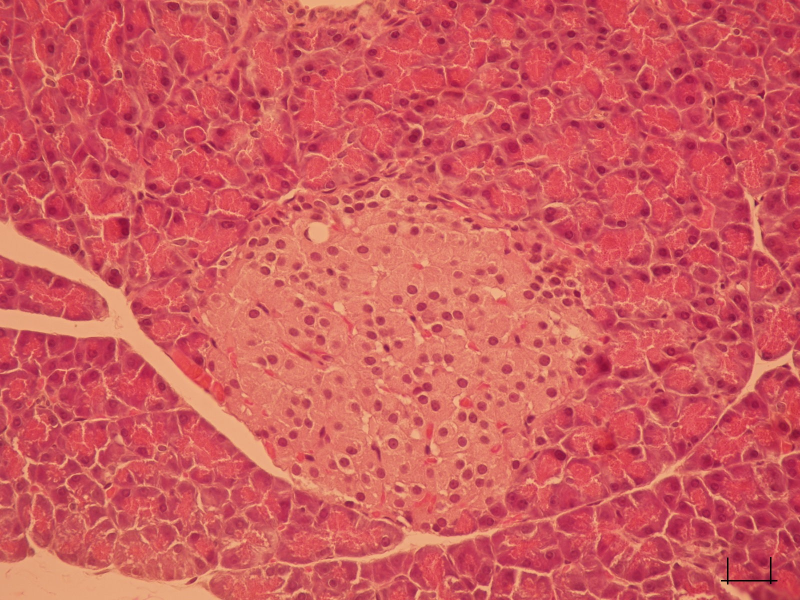
#> input picture 1.JPG, 1600 x 1200 px, given in place of 16.jpg, which was not available (shown at 1/2 size)
$ python -i utils.py   (imports and definitions only)   (older library calls are emulated)
#> lines starting #> are read from the running program, lines starting #| are printed output that depends on the picture; after the words box and inside, x2 and y2 are one past the last pixel; in counts of white or black regions, pixels touching at a corner belong together; pictures that were not available may be replaced by others from this repository, and a replacement may not be noted
import cv2
import numpy as np
import imutils
import graph
from skimage import data, segmentation, color
from skimage.future import graph
from matplotlib import pyplot as plt
import tkfilebrowser


class Segment:
    def __init__(self, segments=2):
        self.segments = segments

    def kmeans(self, image):
        image = cv2.GaussianBlur(image, (7, 7), 0)
        vectorized = image.reshape(-1, 3)
        vectorized = np.float32(vectorized)
        criteria = (cv2.TERM_CRITERIA_EPS + cv2.TERM_CRITERIA_MAX_ITER, 10, 5.0)
        ret, label, center = cv2.kmeans(vectorized, self.segments, None, criteria, 10, cv2.KMEANS_RANDOM_CENTERS)
        res = center[label.flatten()]
        segmented_image = res.reshape((image.shape))
        return label.reshape((image.shape[0], image.shape[1])), segmented_image.astype(np.uint8)

    # [46 lines left out: functions extractComponent, processaImagem, segundoProcesso, not called in this run]

    def adjust_gamma(self, image, gamma):
        # build a lookup table mapping the pixel values [0, 255] to
        # their adjusted gamma values
        invGamma = 1.0 / gamma
        table = np.array([((i / 255.0) ** invGamma) * 255
                          for i in np.arange(0, 256)]).astype("uint8")

        # apply gamma correction using the lookup table
        return cv2.LUT(image, table)
#(4 * M_PI * metrics.area) / (metrics.perimeter * metrics.perimeter)
    def circularidade(self, contorno, cont):
        perimeter = cv2.arcLength(contorno, True)
        area = cv2.contourArea(contorno)
        if perimeter == 0:
            return False
        circularity = 4 * np.pi * area / (perimeter * perimeter)
        print('Circularidade: ', circularity)
        if 0.8 < circularity < 1.2:
            return True
        else:
            return False

#if __name__ == "__main__":
    def processa2(self, caminho):
#> called with caminho = '1.JPG'
        img = cv2.imread('hulls/16.jpg')
#> img is the input picture: shape (1200, 1600, 3); mean B, G, R 94.2, 90.7, 208.7
        seg = Segment(6)
        img = cv2.pyrMeanShiftFiltering(img, 15, 20)
        img = seg.adjust_gamma(img, 1.2)
        img = imutils.resize(img, height=500)
#> img: shape (500, 666, 3)
        height, width = img.shape[:2]
#> height = 500; width = 666

        hsv = cv2.cvtColor(img, cv2.COLOR_BGR2HSV)
#> hsv: shape (500, 666, 3); mean H, S, V 114.4, 137.5, 215.5
        h,s,v = cv2.split(hsv)
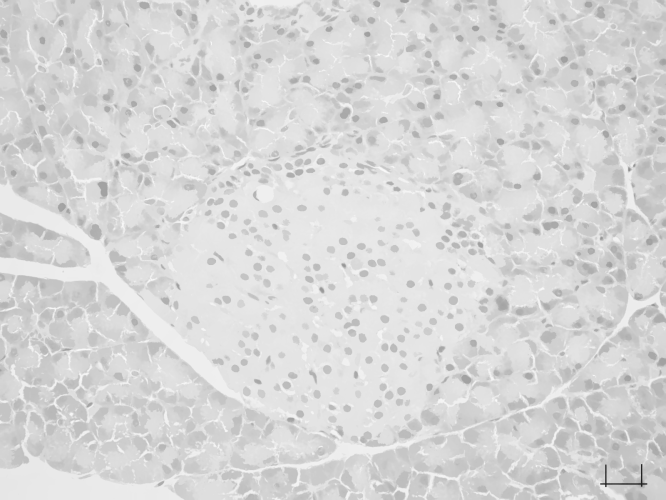
#> v: shape (500, 666); min 30, max 250, mean 215.5
        rgb = cv2.cvtColor(img, cv2.COLOR_BGR2RGB)
        r,g,b = cv2.split(rgb)
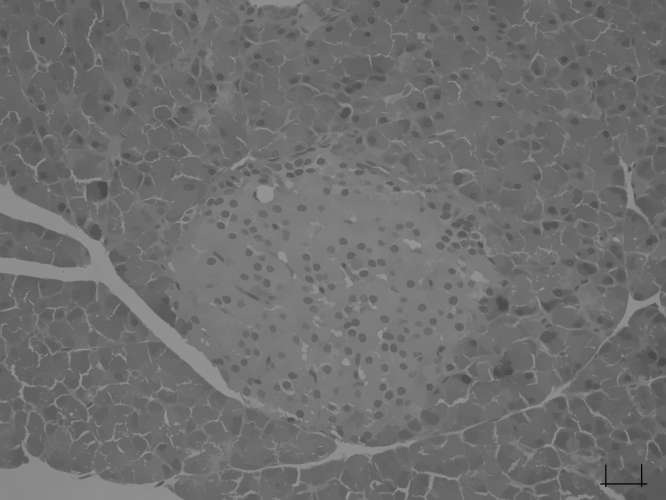
#> b: shape (500, 666); min 2, max 148, mean 110.2
        ret, thresh1 = cv2.threshold(cv2.equalizeHist(g), 240, 255, cv2.THRESH_BINARY)
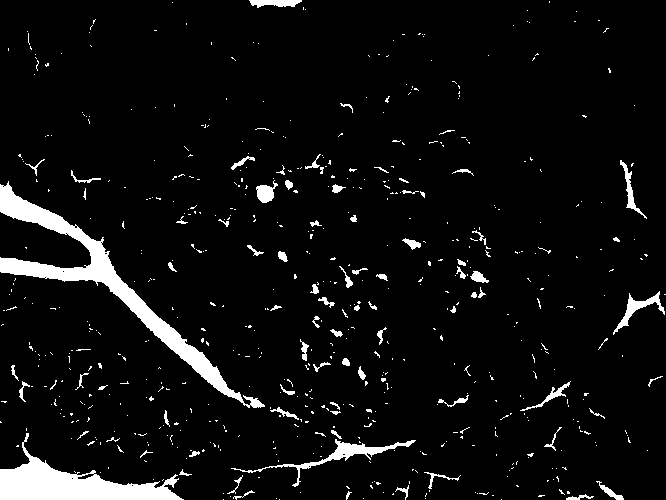
#> thresh1: shape (500, 666); 5.8% white; 619 white regions (539 under 20 px), largest, box (x1, y1, x2, y2) and area: (0, 181, 265, 408) 6534, (0, 433, 184, 500) 4505, (231, 439, 416, 487) 998
        copy_output = np.zeros((height, width, 3), np.uint8)
        np.copyto(copy_output, img, where=thresh1[:, :, np.newaxis].astype(bool))
        sub = img - copy_output


        imagem = []
        label, imagem = seg.kmeans(sub)
#> in kmeans, `image = cv2.GaussianBlur(image, (7, 7), 0)`:
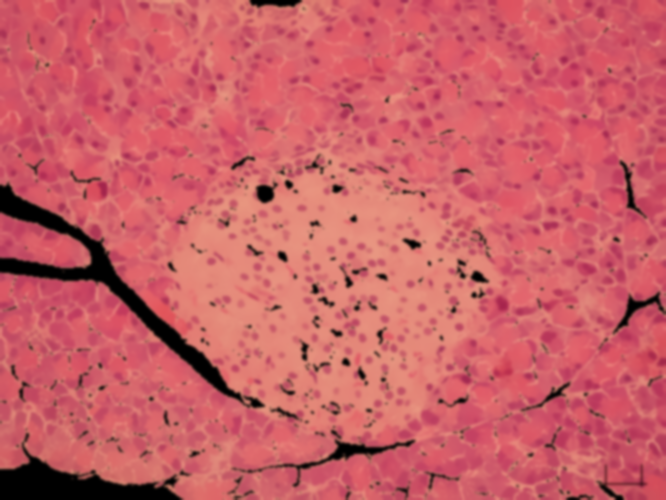
#> image: shape (500, 666, 3); mean of channels 0, 1, 2 102.1, 95.4, 201.9; drawn as B, G, R
#> in kmeans, `ret, label, center = cv2.kmeans(vectorized, self.segments, None, crite..`: ret = 54076003.5; center = [[107.4, 99.43, 215.6], [86.01, 72.6, 169.3], [119.8, 131, 225.6], [99.78, 80.58, 200.7], [53.25, 54.88, 101.2], [4.49, 4.82, 8.43]]
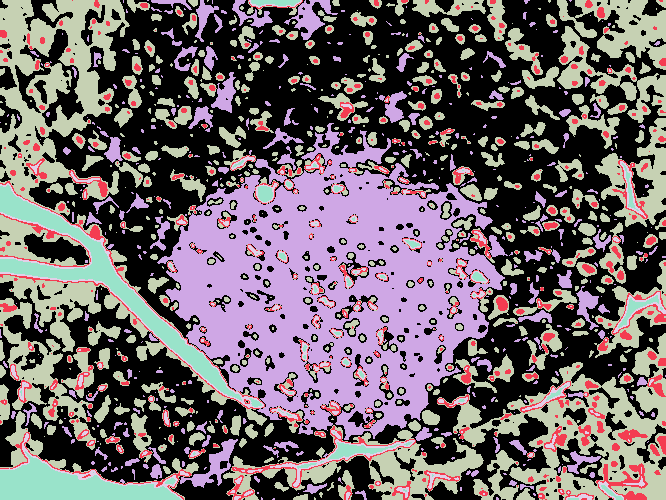
#> label: shape (500, 666) int32; 6 distinct labels, from 0 to 5; one colour per label, 0 black


        invert2 = cv2.cvtColor(imagem, cv2.COLOR_BGR2GRAY, 1)
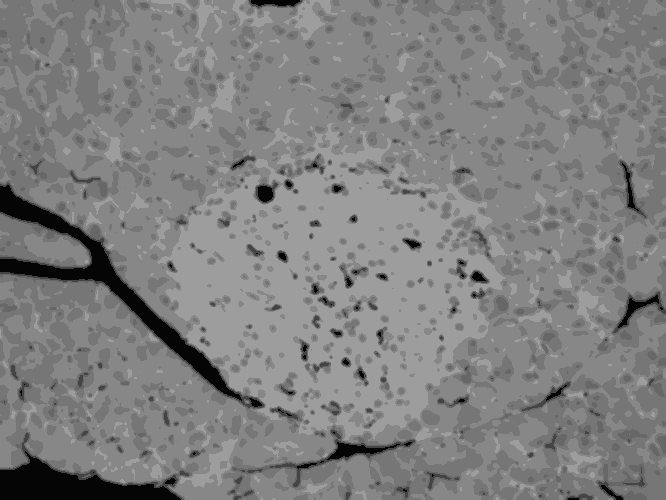
#> invert2: shape (500, 666); min 5, max 157, mean 127.5
        ret, thresh2 = cv2.threshold(invert2, 153, 255, cv2.THRESH_BINARY)
#> thresh2: shape (500, 666); 19.8% white; 394 white regions (265 under 20 px), largest, box (x1, y1, x2, y2) and area: (157, 123, 505, 440) 51887, (180, 439, 238, 488) 815, (284, 0, 338, 40) 757
        kernel2 = cv2.getStructuringElement(cv2.MORPH_ELLIPSE, (2, 2))
        erode = cv2.erode(thresh2, kernel2, iterations=6)
#> erode: shape (500, 666); 9% white; 85 white regions (56 under 20 px), largest, box (x1, y1, x2, y2) and area: (173, 176, 485, 433) 27347, (327, 152, 382, 177) 265, (471, 259, 501, 288) 222
        kernel2 = cv2.getStructuringElement(cv2.MORPH_ELLIPSE, (3, 3))
        dilat = cv2.dilate(erode, kernel2, iterations=8)
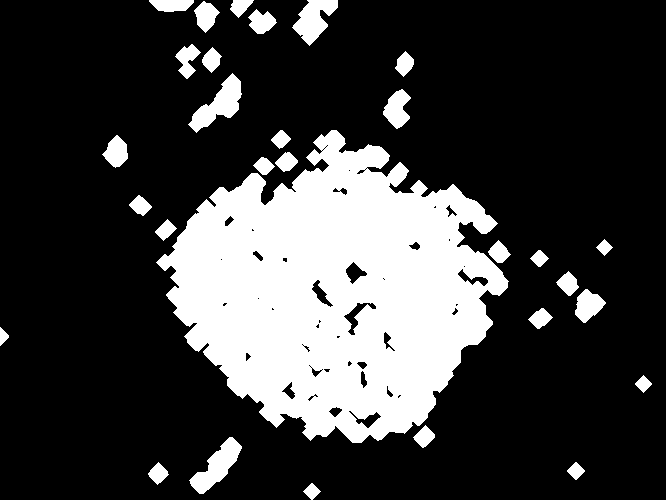
#> dilat: shape (500, 666); 23.8% white; 30 white regions
        cv2.imshow('dilat', dilat)
        im2, contours, hierarchy = cv2.findContours(dilat, cv2.RETR_TREE, cv2.CHAIN_APPROX_NONE)
#> contours = 87 contours, 34 with area under 20; largest, box (x1, y1, x2, y2) and area: (156, 130, 509, 443) 68547, (188, 73, 242, 133) 1255, (189, 437, 242, 494) 1184, (292, 0, 338, 46) 1056, (383, 89, 411, 129) 638
        contorno_maior = 0;
        cont = 0;
        for i in range(0, len(contours)):
            print(i, ' : ', len(contours[i]))
            if cv2.contourArea(contours[i]) > contorno_maior:
                contorno_maior = cv2.contourArea(contours[i])
                cont = i
#> this loop made 87 passes
#> contorno_maior on passes 1, 2, 3, 4, 19: 144, 161, 242.5, 1183.5, 68547
#| 0  :  34
#| 1  :  36
#| 2  :  45
#| 3  :  135
#| 4  :  46
#| 5  :  34
#| 6  :  36
#| 7  :  48
#> (further printed lines are left out)
#> after the loop, cont = 18; contorno_maior = 68547

        circular = self.circularidade(contours, cont)

        cv2.drawContours(img, contours, cont, 255, 1)

        # [4 lines of commented-out code are left out]
        cv2.imshow('kmeans', imagem)
        plt.tight_layout()
        return img
        #cv2.waitKey(0)
        ##################testar slic com canal preto e branco

    # [60 lines left out: function processaFinal, not called in this run]
            #cv2.waitKey(0)
        ##################testar slic com canal preto e branco

#> (the run stopped early here; a loop or call above may not have finished)
